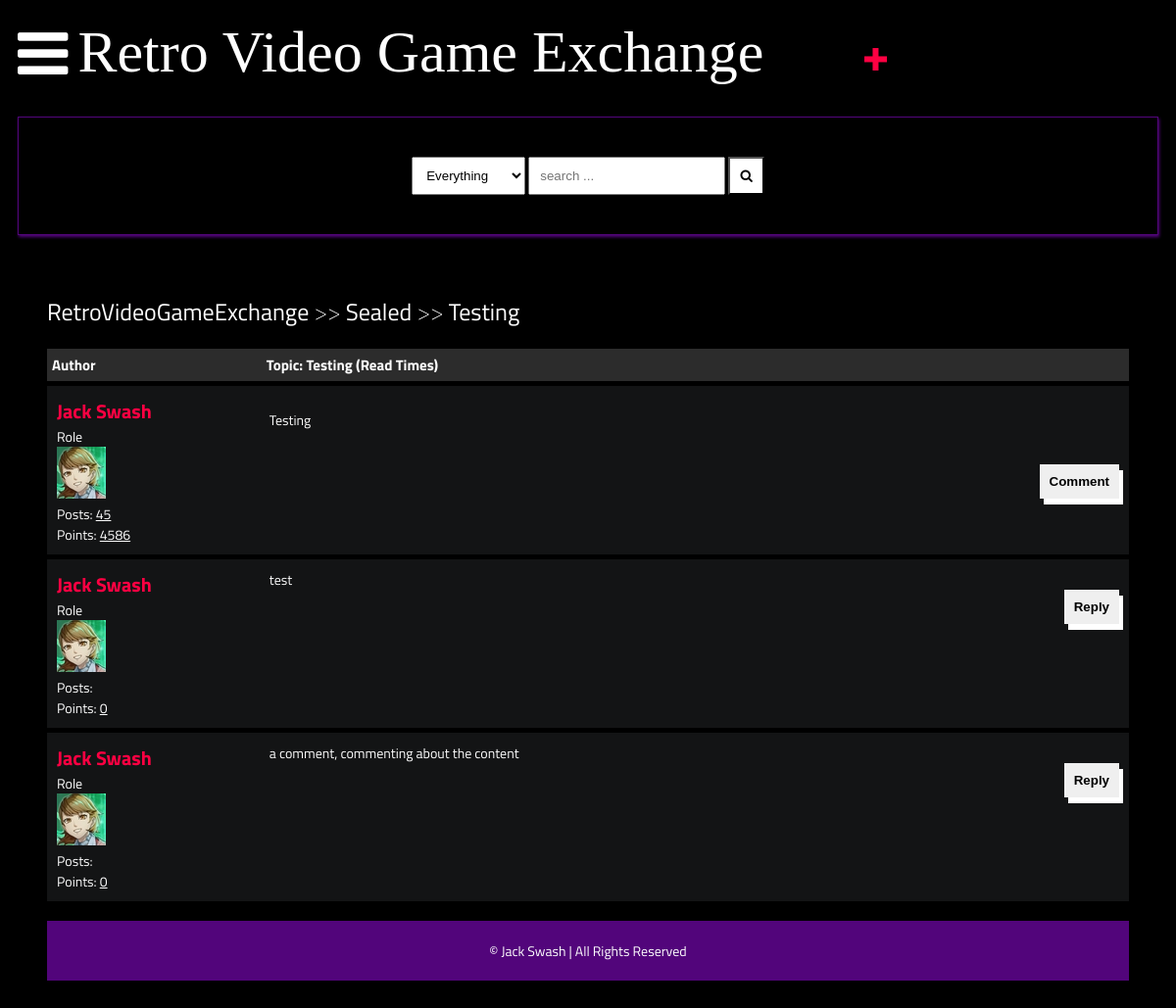
Before: /detail/testing/ (signed in) with the older database file.
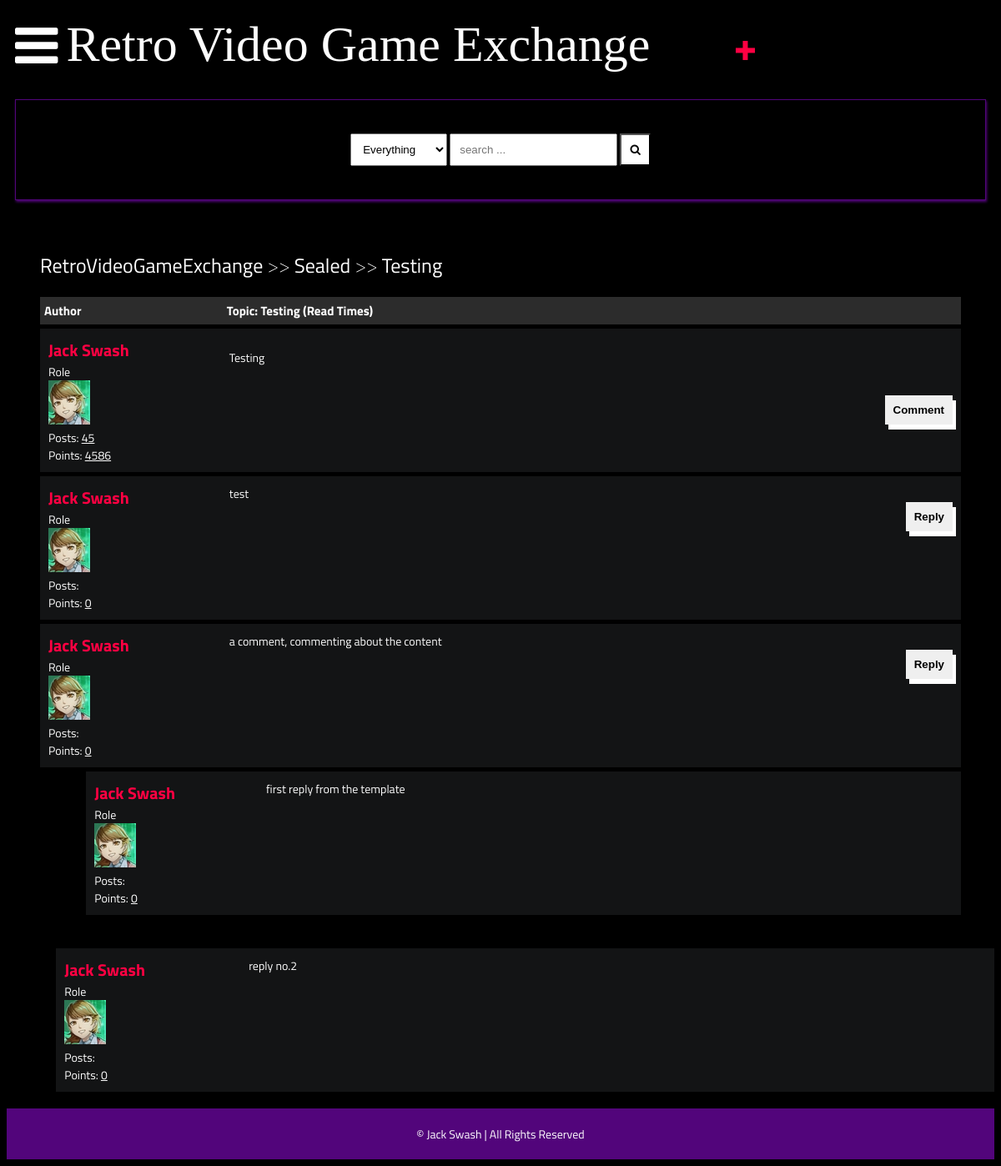
After: the same page with the newer database file.
### main/models.py (models this page shows, shortened)
class Comment(models.Model):
    user = models.ForeignKey(Author, on_delete=models.CASCADE)
    content = models.TextField()
    date = models.DateTimeField(auto_now_add=True)
    replies = models.ManyToManyField(Reply, blank=True)

class Author(models.Model):
    user = models.ForeignKey(User, on_delete=models.CASCADE)
    fullname = models.CharField(max_length=40, blank=True)
    slug = models.SlugField(max_length=400, unique=True, blank=True)
    bio = HTMLField()
    points = models.IntegerField(default=0)
    profile_pic = ResizedImageField(size=[50,80], quality=100, upload_to="authors", default=None, null=True, blank=True)

class Reply(models.Model):
    user = models.ForeignKey(Author, on_delete=models.CASCADE)
    content = models.TextField()
    date = models.DateTimeField(auto_now_add=True)
    class Meta:
        verbose_name_plural = "replies"

### main/views.py (the view)
# urls.py: path("detail/<slug>/", detail, name="detail"),
def detail(request, slug):
    post = get_object_or_404(Post, slug=slug)
    author = Author.objects.get(user=request.user)
    if "comment-form" in request.POST:
        comment = request.POST.get("comment")
        new_comment, created = Comment.objects.get_or_create(user=author, content=comment)
        post.comments.add(new_comment.id)
    if "reply-form" in request.POST:
        reply = request.POST.get("reply")
        commenr_id = request.POST.get("comment-id")
        comment_obj = Comment.objects.get(id=commenr_id)
        new_reply, created = Reply.objects.get_or_create(user=author, content=reply)
        comment_obj.replies.add(new_reply.id)
    context = {
        "post":post
    }
    update_views (request, post)
    return render(request, "detail.html", context)

### main/models.py (called while the page is built)
    def __str__(self):
        return self.title

    def get_url(self):
        return reverse("posts", kwargs={
            "slug":self.slug
        })

    def get_url(self):
        return reverse("detail", kwargs={
            "slug":self.slug
        })

### main/utils.py (called while the page is built)
def update_views(request, object):
    context = {}
    hit_count = get_hitcount_model().objects.get_for_object(object)
    hits = hit_count.hits
    hitcontext = context["hitcount"] = {"pk": hit_count.pk}
    hit_count_response = HitCountMixin.hit_count(request, hit_count)
    if hit_count_response.hit_counted:
        hits = hits+1
        hitcontext["hitcounted"] = hit_count_response.hit_counted
        hitcontext["hit_message"] = hit_count_response.hit_message
        hitcontext["total_hits"] = hits

### templates/detail.html (shortened to what this page needs)
{% extends 'base.html' %}
{% load hitcount_tags %}
{% block content %}
    <div class="container">
        <div class="navigate">
            <span><a href="{% url 'home' %}">RetroVideoGameExchange</a> >> <a href="{{post.categories.all.0.get_url}}">{{post.categories.all.0}}</a> >> <a href="{{post.get_url}}">{{post.title}}</a></span>
        </div>
        <div class="topic-container">
            <div class="head">
                <div class="authors">Author</div>
                <div class="content">Topic: {{post.title}} (Read {%get_hit_count for post %} Times)</div>
            </div>
            <div class="body">
                <div class="authors">
                    <div class="username"><a href="">{{post.user.fullname|title}}</a></div>
                    <div>Role</div>
                    <img src={{post.user.profile_pic.url}} alt="">
                    <div>Posts: <u>45</u></div>
                    <div>Points: <u>4586</u></div>
                </div>
                <div class="content">
                    {{post.content|safe}}
                    <br>
                    <div class="comment">
                        <button onclick="showComment()">Comment</button>
                    </div>
                </div>
            </div>
        </div>
        {% for comment in post.comments.all %}
        <div class="comments-container">
            <div class="body">
                <div class="authors">
                    <div class="username"><a href="">{{comment.user.fullname|title}}</a></div>
                    <div>Role</div>
                    <img src={{comment.user.profile_pic.url}} alt="">
                    <div>Posts: <u>{{comment.user.num_posts}}</u></div>
                    <div>Points: <u>{{comment.user.points}}</u></div>
                </div>
                <div class="content">
                    {{comment.content}}
                    <br>
                    <div class="comment">
                        <button onclick="showReply('comment{{comment.id}}')">Reply</button>
                    </div>
                </div>
            </div>
        </div>
        {% for reply in comment.replies.all %}
        <div class="comments-container" style="width: 95%; margin-left:5%;">
            <div class="body">
                <div class="authors">
                    <div class="username"><a href="">{{reply.user.fullname|title}}</a></div>
                    <div>Role</div>
                    <img src="{{reply.user.profile_pic.url}}" alt="">
                    <div>Posts: <u>{{reply.user.num_posts}}</u></div>
                    <div>Points: <u>{{reply.user.points}}</u></div>
                </div>
                <div class="content">
                    {{reply.content}}
                    <br>
                </div>
            </div>
        </div>
    </div>
    {% endfor %}
    {% endfor %}
    {% endblock content %}

Changed rows visible on the page:
added Reply: user.fullname "Jack Swash", user.profile_pic (picture), user.points "0", content "first reply from the template", shown under Comment "a comment, commenting about the content"
added Reply: user.fullname "Jack Swash", user.profile_pic (picture), user.points "0", content "reply no.2", shown under Comment "a comment, commenting about the content"
